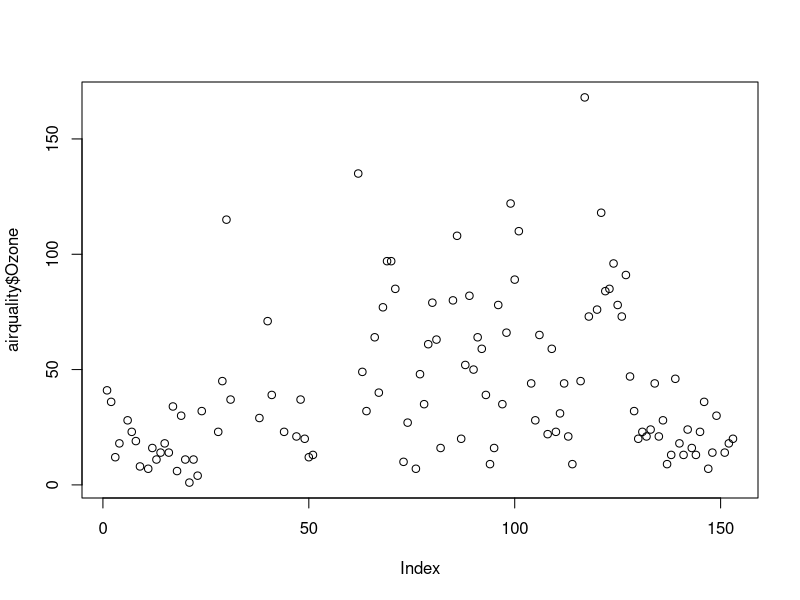
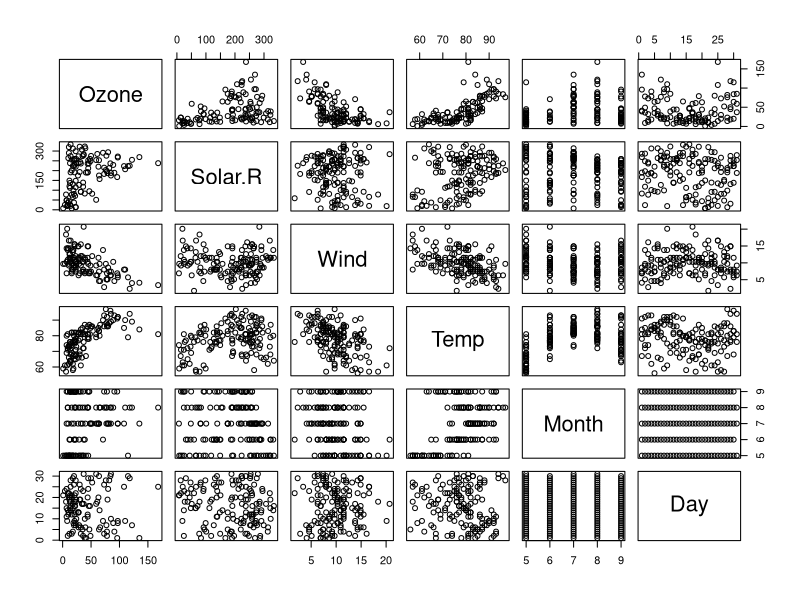
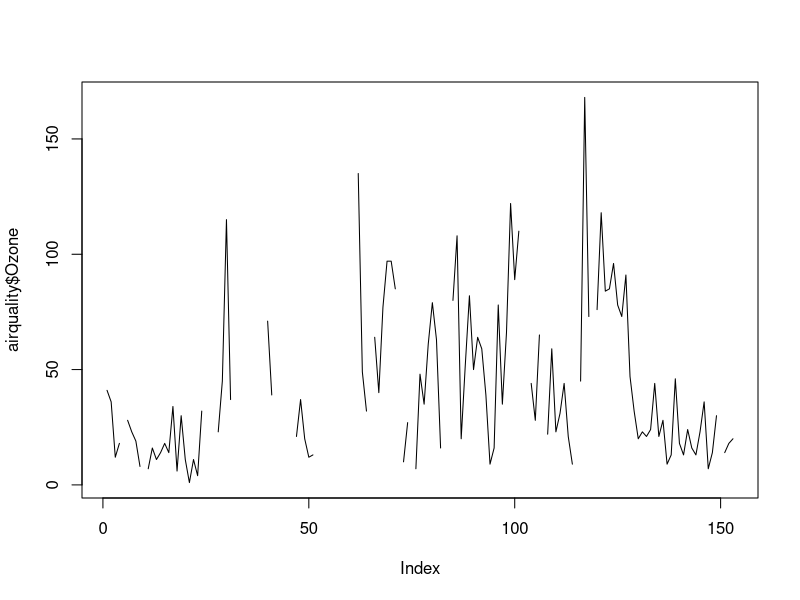
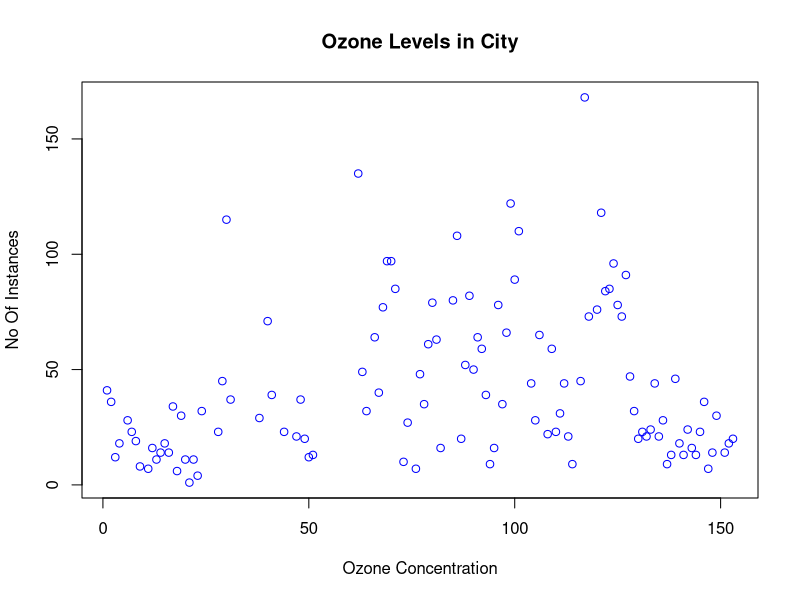
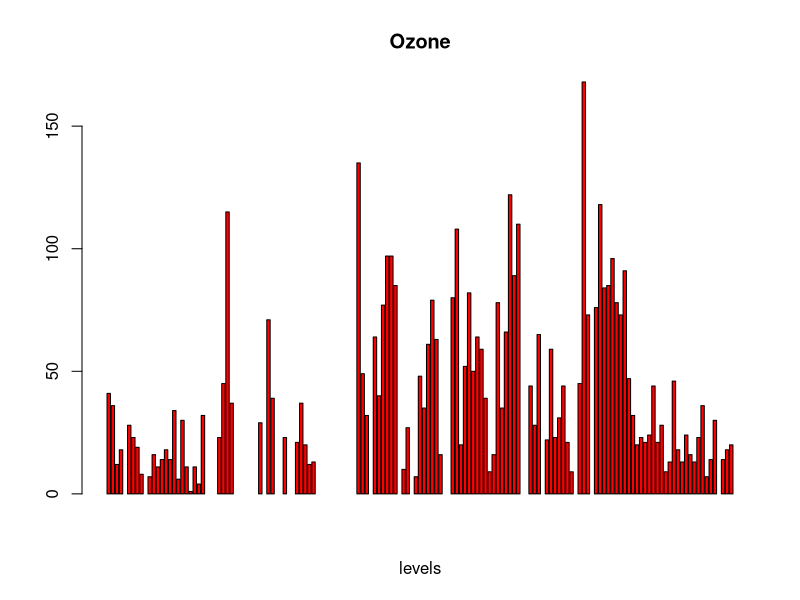
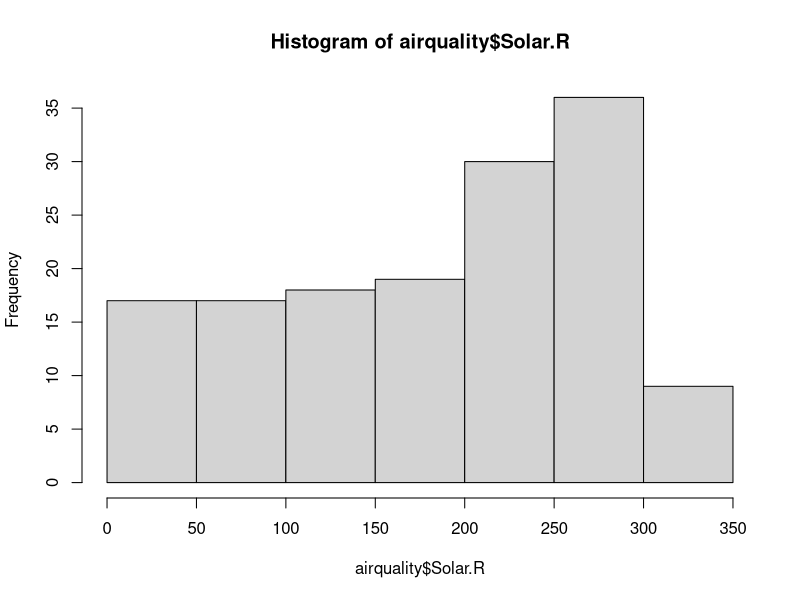
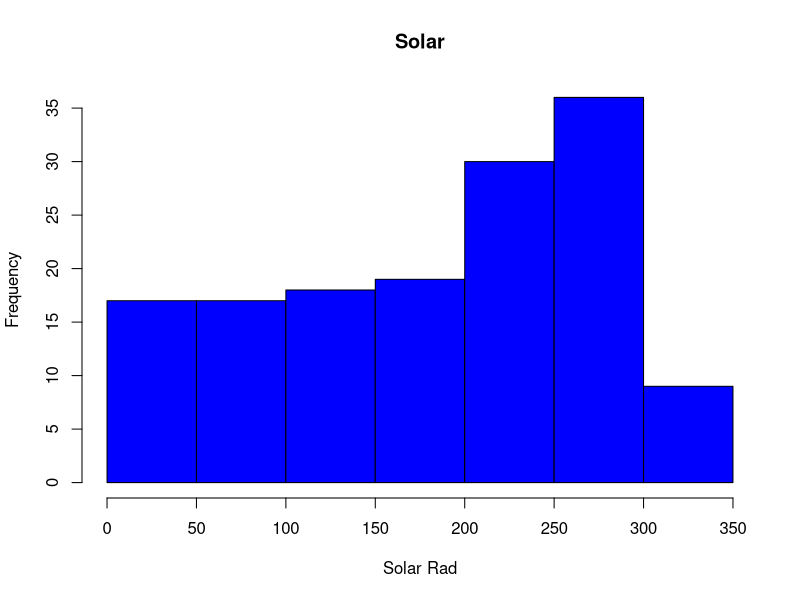
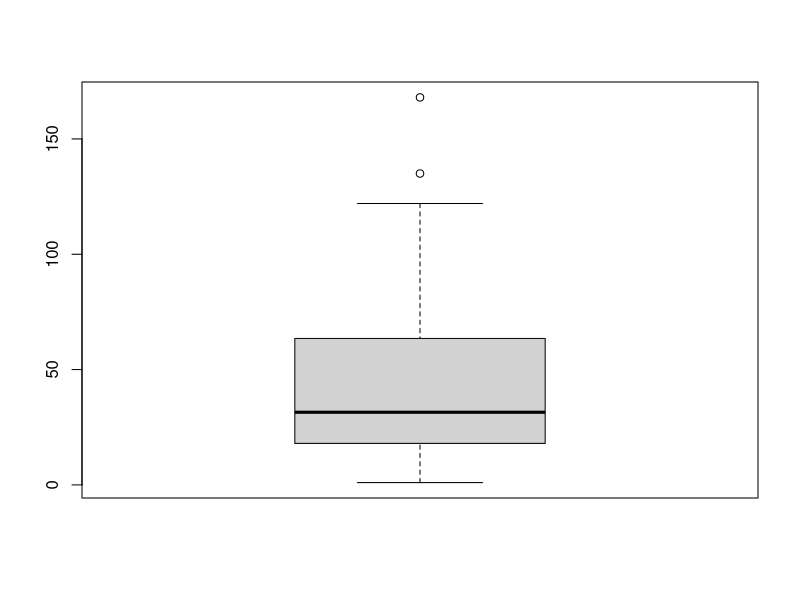

Write the R code that produced these figures, in order.
head(airquality)
tail(airquality)
airquality[ ,c(1,2)]
airquality$Ozone

########################

summary(airquality$Month)
summary(airquality)

#########################

plot(airquality$Ozone)
plot(airquality)

########################

plot(airquality$Ozone, type= "l")

plot(airquality$Ozone , xlab="Ozone Concentration" ,
     ylab="No Of Instances" , main="Ozone Levels in City" , col="blue")


#########################

#Horizontal barplot

barplot(airquality$Ozone, main="Ozone" ,
        xlab="levels" , col="Red" ,horiz=F)


###################
#Histogram

hist(airquality$Solar.R)
hist(airquality$Solar.R,
     main="Solar", xlab="Solar Rad", col="blue")


#SIngle box plot
boxplot(airquality$Ozone)


#Multiple Box Plot


boxplot(airquality[ , 1:4], main="Multiple")

##############
#ALL GRAPHS IN 1 GRAPH

par(mfrow=c(3,3),mar=c(2,5,2,1), las=1 , bty="o")
plot(airquality$Ozone)
plot(airquality$Ozone, airquality$Wind)
plot(airquality$Ozone, type="l")
plot(airquality$Ozone, type="l")
plot(airquality$Ozone, type="l")
barplot(airquality$Ozone, main="Ozone" ,
        xlab="levels" , col="Red" ,horiz=T)
hist(airquality$Solar.R)
boxplot(airquality$Solar.R)
boxplot(airquality[,0:4], main="Multiple box plot")